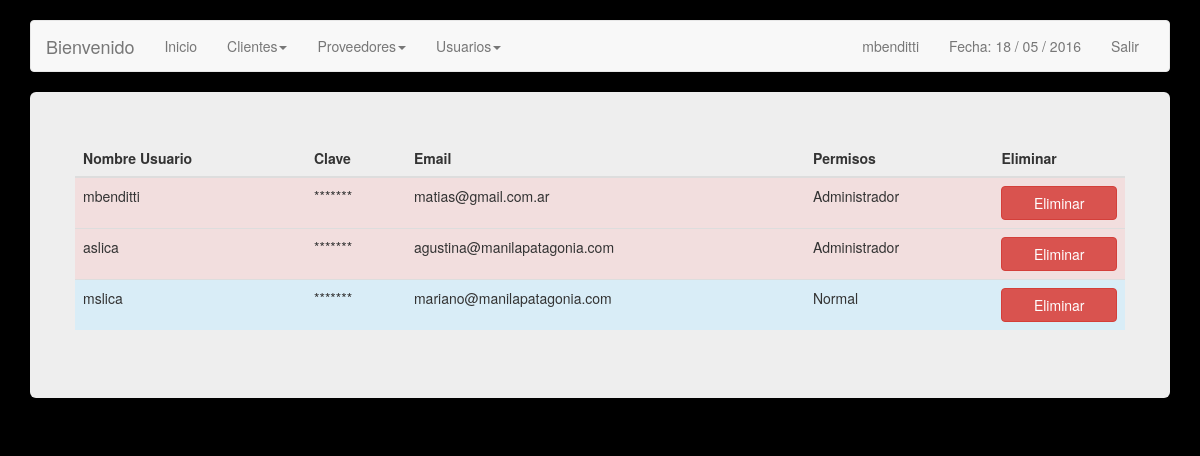
/usuarios.php (signed in), run on an earlier commit of the app's database.
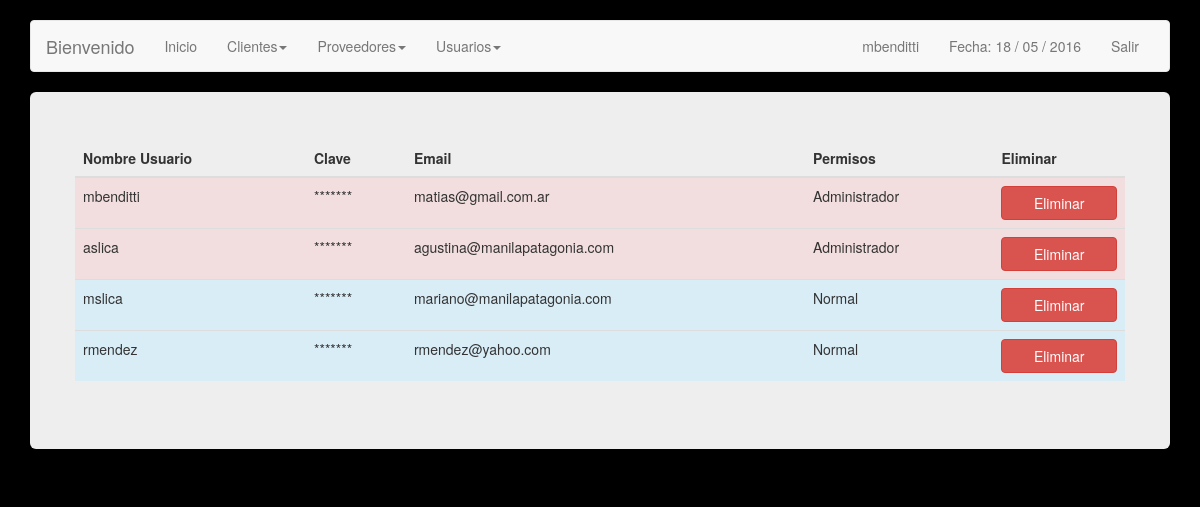
And on a later commit of the database.
### tables this page shows
CREATE TABLE IF NOT EXISTS `usuarios` (
  `ID` int(9) unsigned NOT NULL AUTO_INCREMENT,
  `username` varchar(180) DEFAULT NULL,
  `password` varchar(180) DEFAULT NULL,
  `email` varchar(180) DEFAULT NULL,
  `id_extreme` varchar(180) DEFAULT NULL,
  `permisos` int(11) NOT NULL,
  PRIMARY KEY (`ID`)
);

### usuarios.php (the view, shortened to what this page needs)
<?php
include('config.php');
$link = mysqli_connect ($dbhost, $dbusername, $dbuserpass);
mysqli_select_db($link,$dbname) or die('No se puede seleccionar la base de datos');
$query = mysqli_query($link,"SELECT * FROM usuarios") or die(mysql_error());
?>
<!DOCTYPE html>
<html lang="en">
  <head>
    <link href="css/bootstrap.min.css" rel="stylesheet">
  </head>
  <body>
    <br>
        <div class="container">
      <div class="navbar navbar-default" role="navigation">
        <div class="container-fluid">
          <div class="navbar-header">
            <a class="navbar-brand" href="#">Bienvenido </a>
          </div>
          <div class="navbar-collapse collapse">
            <ul class="nav navbar-nav">
              <li class=""><a href="inicio.php">Inicio</a></li>
              <li class="dropdown">
              	<a class="dropdown-toggle" data-toggle="dropdown" href="#">Clientes<span class="caret"></span></a>
              </li>
              <li class="dropdown">
              	<a class="dropdown-toggle" data-toggle="dropdown" href="#">Proveedores<span class="caret"></span></a>
              </li>
			  <?php
					if($_SESSION["permiso"] == 1) {
						?> <li class="dropdown">
              					<a class="dropdown-toggle" data-toggle="dropdown" href="#">Usuarios<span class="caret"></span></a>
              				</li><?php
					}
			  ?>
            </ul>
            <ul class="nav navbar-nav navbar-right">
               <li><a href=""> <?php echo $_SESSION["s_username"]; ?> </a></li>
              <li><a href="">Fecha:
              	<?php
              	echo date("d / m / Y");
              	?></a></li>
              <li><a href="cerrar.php">Salir</a></li>
            </ul>
          </div>
        </div>
      </div>
      <div class="jumbotron">
<div class="row">
              <table class="table table-hover">
                	<thead>
                    	<th> Nombre Usuario </th>
                        <th> Clave </th>
                        <th> Email </th>
                        <th> Permisos </th>
                        <?php if($_SESSION["permiso"] == 1){?> <th> Eliminar </th> <?php }?>
                    </thead>
                    <tbody>
                    	<?php while($usuario = mysqli_fetch_array($query)){ ?>
                        <?php if($usuario['permisos'] == 1){ ?>
                        <tr class="danger">
                            <td> <?php echo $usuario['username']; ?> </td>
                            <td> <?php if ($usuario['password'] != ''){ echo "*******";}else{ echo "Sin pass";} ?> </td>
                            <td> <?php echo $usuario['email']; ?> </td>
                            <td> <?php if($usuario['permisos'] == 1){ echo "Administrador";}else{ echo "Normal";} ?> </td>
                             <?php if($_SESSION["permiso"] == 1){?>
                            <td>  <a href="eliminar.php?id=<?php echo $usuario['ID'];?>&tipo=usuario " role="button"  class="btn btn-danger btn-primary btn-block"> Eliminar </a></td>
							<?php }?>
                        </tr>
                        <?php }else{ ?>
                        <tr class="info">
                            <td> <?php echo $usuario['username']; ?> </td>
                            <td> <?php if ($usuario['password'] != ''){ echo "*******";}else{ echo "Sin pass";} ?> </td>
                            <td> <?php echo $usuario['email']; ?> </td>
                            <td> <?php if($usuario['permisos'] == 1){ echo "Administrador";}else{ echo "Normal";} ?> </td>
                             <?php if(($_SESSION["permiso"] == 1)||($_SESSION["permiso"] == 2)){?>
                            <td>  <a href="eliminar.php?id=<?php echo $usuario['ID'];?>&tipo=usuario " role="button"  class="btn btn-danger btn-primary btn-block"> Eliminar </a></td>
							<?php }?>
                        </tr>
                        <?php } ?>
                        <?php } ?>
                    </tbody>
				</table>
</div>
      </div>
    </div>
  </body>
</html>

What changed in the data, as far as the page shows it:
added usuarios: username "rmendez", email "rmendez@yahoo.com", permisos "Normal"
